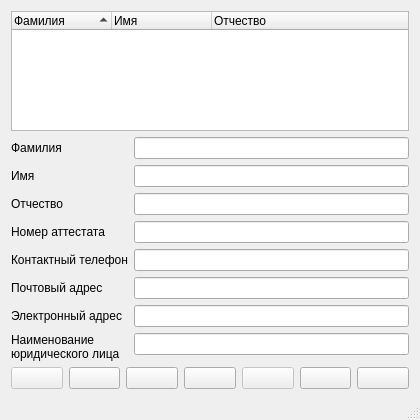
<?xml version="1.0" encoding="UTF-8"?>
<ui version="4.0">
 <class>DialogContractor</class>
 <widget class="QDialog" name="DialogContractor">
  <property name="geometry">
   <rect>
    <x>0</x>
    <y>0</y>
    <width>420</width>
    <height>420</height>
   </rect>
  </property>
  <property name="windowTitle">
   <string>Кадастровый инженер</string>
  </property>
  <property name="windowIcon">
   <iconset resource="..\resources.qrc">
    <normaloff>:/plugins/openland/icons/attributes.png</normaloff>:/plugins/openland/icons/attributes.png</iconset>
  </property>
  <property name="sizeGripEnabled">
   <bool>true</bool>
  </property>
  <property name="modal">
   <bool>true</bool>
  </property>
  <layout class="QVBoxLayout" name="verticalLayout">
   <item>
    <widget class="QTreeWidget" name="treeWidget">
     <property name="sortingEnabled">
      <bool>true</bool>
     </property>
     <column>
      <property name="text">
       <string>Фамилия</string>
      </property>
     </column>
     <column>
      <property name="text">
       <string>Имя</string>
      </property>
     </column>
     <column>
      <property name="text">
       <string>Отчество</string>
      </property>
     </column>
    </widget>
   </item>
   <item>
    <layout class="QFormLayout" name="formLayout">
     <property name="fieldGrowthPolicy">
      <enum>QFormLayout::AllNonFixedFieldsGrow</enum>
     </property>
     <item row="0" column="0">
      <widget class="QLabel" name="label">
       <property name="text">
        <string>Фамилия</string>
       </property>
      </widget>
     </item>
     <item row="0" column="1">
      <widget class="QLineEdit" name="lineEditSurname">
       <property name="inputMethodHints">
        <set>Qt::ImhNone</set>
       </property>
       <property name="inputMask">
        <string/>
       </property>
      </widget>
     </item>
     <item row="1" column="0">
      <widget class="QLabel" name="label_2">
       <property name="text">
        <string>Имя</string>
       </property>
      </widget>
     </item>
     <item row="1" column="1">
      <widget class="QLineEdit" name="lineEditFirst">
       <property name="inputMethodHints">
        <set>Qt::ImhNone</set>
       </property>
      </widget>
     </item>
     <item row="2" column="0">
      <widget class="QLabel" name="label_3">
       <property name="text">
        <string>Отчество</string>
       </property>
      </widget>
     </item>
     <item row="2" column="1">
      <widget class="QLineEdit" name="lineEditPatronymic">
       <property name="inputMask">
        <string/>
       </property>
      </widget>
     </item>
     <item row="3" column="0">
      <widget class="QLabel" name="label_4">
       <property name="text">
        <string>Номер аттестата</string>
       </property>
      </widget>
     </item>
     <item row="3" column="1">
      <widget class="QLineEdit" name="lineEditNCertificate"/>
     </item>
     <item row="4" column="0">
      <widget class="QLabel" name="label_5">
       <property name="text">
        <string>Контактный телефон</string>
       </property>
      </widget>
     </item>
     <item row="4" column="1">
      <widget class="QLineEdit" name="lineEditTelephone"/>
     </item>
     <item row="5" column="0">
      <widget class="QLabel" name="label_6">
       <property name="text">
        <string>Почтовый адрес</string>
       </property>
      </widget>
     </item>
     <item row="5" column="1">
      <widget class="QLineEdit" name="lineEditAddress"/>
     </item>
     <item row="6" column="0">
      <widget class="QLabel" name="label_7">
       <property name="text">
        <string>Электронный адрес</string>
       </property>
      </widget>
     </item>
     <item row="6" column="1">
      <widget class="QLineEdit" name="lineEditEmail">
       <property name="inputMethodHints">
        <set>Qt::ImhNone</set>
       </property>
      </widget>
     </item>
     <item row="7" column="0">
      <widget class="QLabel" name="label_8">
       <property name="text">
        <string>&lt;html&gt;&lt;head/&gt;&lt;body&gt;&lt;p&gt;Наименование&lt;br /&gt; юридического лица&lt;/p&gt;&lt;/body&gt;&lt;/html&gt;</string>
       </property>
      </widget>
     </item>
     <item row="7" column="1">
      <widget class="QLineEdit" name="lineEditOrganization"/>
     </item>
    </layout>
   </item>
   <item>
    <layout class="QHBoxLayout" name="horizontalLayout">
     <item>
      <widget class="QPushButton" name="pushButtonSelect">
       <property name="enabled">
        <bool>false</bool>
       </property>
       <property name="toolTip">
        <string>Выбрать кадастрового инженера</string>
       </property>
       <property name="statusTip">
        <string/>
       </property>
       <property name="whatsThis">
        <string/>
       </property>
       <property name="text">
        <string/>
       </property>
       <property name="icon">
        <iconset resource="..\resources.qrc">
         <normaloff>:/plugins/openland/icons/symbol_check.png</normaloff>:/plugins/openland/icons/symbol_check.png</iconset>
       </property>
       <property name="autoDefault">
        <bool>false</bool>
       </property>
       <property name="default">
        <bool>true</bool>
       </property>
      </widget>
     </item>
     <item>
      <widget class="QPushButton" name="pushButtonAdd">
       <property name="toolTip">
        <string>Добавить кадастрового инженера</string>
       </property>
       <property name="text">
        <string extracomment="Добавить"/>
       </property>
       <property name="icon">
        <iconset resource="..\resources.qrc">
         <normaloff>:/plugins/openland/icons/symbol_add.png</normaloff>:/plugins/openland/icons/symbol_add.png</iconset>
       </property>
       <property name="autoDefault">
        <bool>false</bool>
       </property>
      </widget>
     </item>
     <item>
      <widget class="QPushButton" name="pushButtonEdit">
       <property name="toolTip">
        <string>Редактировать атрибуты кадастрового инженера</string>
       </property>
       <property name="text">
        <string extracomment="Редактировать"/>
       </property>
       <property name="icon">
        <iconset resource="..\resources.qrc">
         <normaloff>:/plugins/openland/icons/edit.png</normaloff>:/plugins/openland/icons/edit.png</iconset>
       </property>
       <property name="autoDefault">
        <bool>false</bool>
       </property>
      </widget>
     </item>
     <item>
      <widget class="QPushButton" name="pushButtonDel">
       <property name="toolTip">
        <string>Удалить кадастрового инженера</string>
       </property>
       <property name="text">
        <string extracomment="Удалить"/>
       </property>
       <property name="icon">
        <iconset resource="..\resources.qrc">
         <normaloff>:/plugins/openland/icons/symbol_remove.png</normaloff>:/plugins/openland/icons/symbol_remove.png</iconset>
       </property>
       <property name="autoDefault">
        <bool>false</bool>
       </property>
      </widget>
     </item>
     <item>
      <widget class="QPushButton" name="pushButtonSave">
       <property name="enabled">
        <bool>false</bool>
       </property>
       <property name="toolTip">
        <string>Сохранить атрибуты кадастрового инженера</string>
       </property>
       <property name="text">
        <string extracomment="Сохранить"/>
       </property>
       <property name="icon">
        <iconset resource="..\resources.qrc">
         <normaloff>:/plugins/openland/icons/save.png</normaloff>:/plugins/openland/icons/save.png</iconset>
       </property>
       <property name="autoDefault">
        <bool>false</bool>
       </property>
      </widget>
     </item>
     <item>
      <widget class="QPushButton" name="pushButtonRefresh">
       <property name="toolTip">
        <string>Обновить атрибуты кадастрового инженера</string>
       </property>
       <property name="text">
        <string extracomment="Обновить"/>
       </property>
       <property name="icon">
        <iconset resource="..\resources.qrc">
         <normaloff>:/plugins/openland/icons/refresh.png</normaloff>:/plugins/openland/icons/refresh.png</iconset>
       </property>
       <property name="autoDefault">
        <bool>false</bool>
       </property>
      </widget>
     </item>
     <item>
      <widget class="QPushButton" name="pushButtonClose">
       <property name="toolTip">
        <string>Закрыть окно</string>
       </property>
       <property name="text">
        <string extracomment="Закрыть"/>
       </property>
       <property name="icon">
        <iconset resource="..\resources.qrc">
         <normaloff>:/plugins/openland/icons/close.png</normaloff>:/plugins/openland/icons/close.png</iconset>
       </property>
       <property name="autoDefault">
        <bool>false</bool>
       </property>
      </widget>
     </item>
    </layout>
   </item>
   <item>
    <widget class="QLabel" name="labelMessage">
     <property name="text">
      <string/>
     </property>
    </widget>
   </item>
  </layout>
 </widget>
 <tabstops>
  <tabstop>treeWidget</tabstop>
  <tabstop>lineEditSurname</tabstop>
  <tabstop>lineEditFirst</tabstop>
  <tabstop>lineEditPatronymic</tabstop>
  <tabstop>lineEditNCertificate</tabstop>
  <tabstop>lineEditTelephone</tabstop>
  <tabstop>lineEditAddress</tabstop>
  <tabstop>lineEditEmail</tabstop>
  <tabstop>lineEditOrganization</tabstop>
  <tabstop>pushButtonSelect</tabstop>
  <tabstop>pushButtonAdd</tabstop>
  <tabstop>pushButtonEdit</tabstop>
  <tabstop>pushButtonDel</tabstop>
  <tabstop>pushButtonSave</tabstop>
  <tabstop>pushButtonRefresh</tabstop>
  <tabstop>pushButtonClose</tabstop>
 </tabstops>
 <resources>
  <include location="..\resources.qrc"/>
 </resources>
 <connections/>
</ui>
